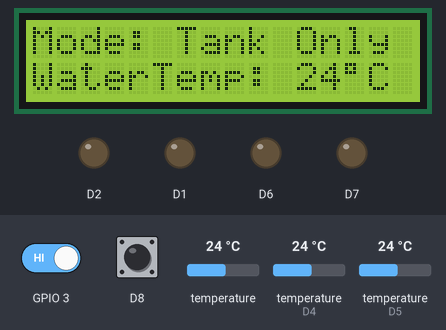
Simulated run of this sketch. Board: ESP8266 (NodeMCU). On the bench: 16×2 character LCD, output pins drawn as LEDs (lit = HIGH). The test bench sets the inputs (shaded band); at power-on: GPIO 3 HIGH, D8 LOW, temperature (sensors on D5, D4) 24 °C, temperature 24 °C.

Above: at 13.3 s.
13.4 s: GPIO 3 driven LOW
At 15.6 s:
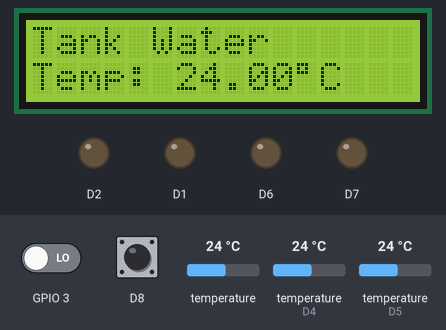
16.1 s: D8 driven HIGH
At 17.6 s:
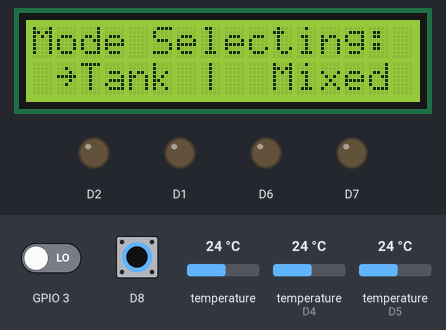
18.8 s: D8 pulsed LOW 2 times (0.12 s each, 0.3 s apart)
At 19.7 s:
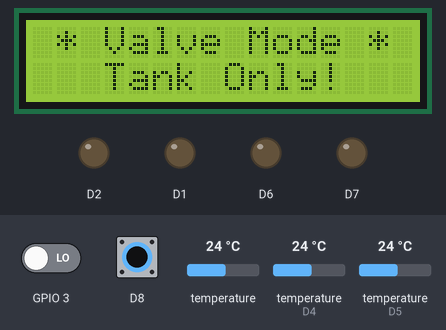
22.5 s: temperature (sensor on D5) set to 12 °C
At 24.4 s:
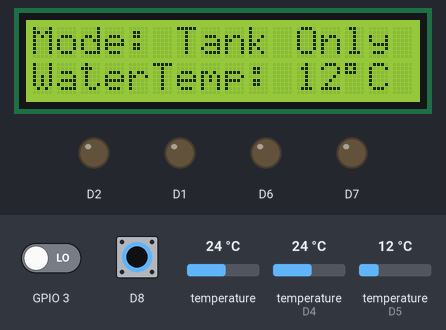
25.2 s: temperature (sensor on D5) set to 19 °C
At 26.3 s:
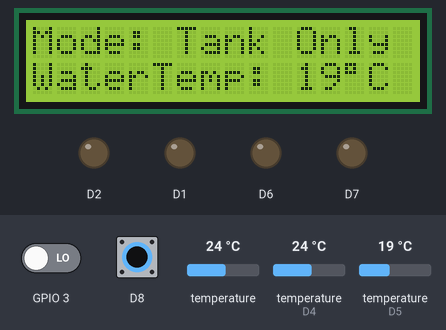
27.9 s: temperature (sensor on D5) set to 28 °C
At 29.4 s:
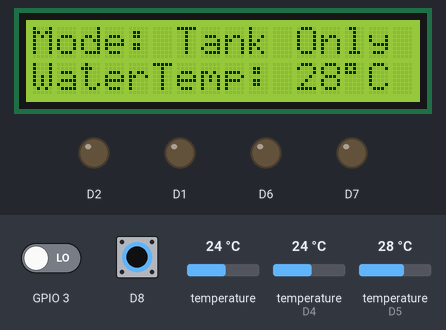
Timing chart, 0 to 30.9 s (numbered marks = the images above; inputs shaded):
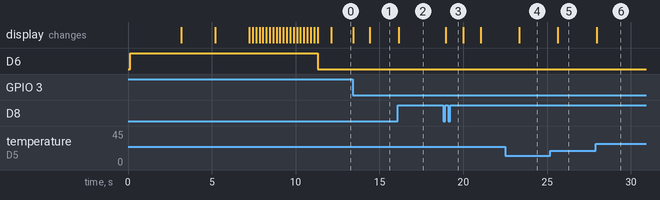

The sketch:

ESP8266_lcd-3temp-2relay.ino
```cpp
#include <Wire.h>
#include <LiquidCrystal_I2C.h>
#include <OneWire.h>
#include <DallasTemperature.h>

#define ONE_WIRE_BUS_1 D3
#define ONE_WIRE_BUS_2 D4
#define ONE_WIRE_BUS_3 D5

int k = 1;
float TankTemp,NormalTemp,OutletTemp;
boolean changeStatus = 0;
boolean vms = 0;
boolean itr_block = 0;
int ValveMode;
boolean Old_ValveMode = 0;
int ValveSwitchTime = 11;
String ModeText = "";
int period = 1000;
int spin_period = 250;
unsigned long time_now = 0;
unsigned long cursor_time;
int loop_count1 = 0;
int loop_count2 = 0;

LiquidCrystal_I2C lcd(0x27, 16, 2);
OneWire oneWire1(ONE_WIRE_BUS_1);
OneWire oneWire2(ONE_WIRE_BUS_2);
OneWire oneWire3(ONE_WIRE_BUS_3);
DallasTemperature sensors_1(&oneWire1);
DallasTemperature sensors_2(&oneWire2);
DallasTemperature sensors_3(&oneWire3);

byte Heart[8] = {
  0b00000,
  0b01010,
  0b11111,
  0b11111,
  0b01110,
  0b00100,
  0b00000,
  0b00000
};

byte BackSlash[8] = {
  0b00000,
  0b10000,
  0b01000,
  0b00100,
  0b00010,
  0b00001,
  0b00000,
  0b00000
};

void Mode_Home(){
  lcd.clear();
  lcd.setCursor(0, 0);
  lcd.print("Mode: ");
  ValveModeCheck();
  lcd.setCursor(6, 0);
  lcd.print(ModeText);
  lcd.setCursor(0, 1);
  lcd.print("WaterTemp: ");
  lcd.setCursor(11, 1);
  lcd.print(int(OutletTemp));
  lcd.setCursor(13, 1);
  lcd.print((char)223);
  lcd.setCursor(14, 1);
  lcd.print("C");
}

void Mode_TankTemp(){
  lcd.clear();
  lcd.setCursor(0, 0);
  lcd.print("Tank Water");
  lcd.setCursor(0, 1);
  lcd.print("Temp: ");
  lcd.setCursor(6, 1);
  lcd.print(TankTemp);
  lcd.setCursor(11, 1);
  lcd.print((char)223);
  lcd.setCursor(12, 1);
  lcd.print("C");
}

void Mode_NormalTemp(){
  lcd.clear();
  lcd.setCursor(0, 0);
  lcd.print("Normal Water");
  lcd.setCursor(0, 1);
  lcd.print("Temp: ");
  lcd.setCursor(6, 1);
  lcd.print(NormalTemp);
  lcd.setCursor(11, 1);
  lcd.print((char)223);
  lcd.setCursor(12, 1);
  lcd.print("C");
}

void Mode_OutletTemp(){
  lcd.clear();
  lcd.setCursor(0, 0);
  lcd.print("Outlet Water");
  lcd.setCursor(0, 1);
  lcd.print("Temp: ");
  lcd.setCursor(6, 1);
  lcd.print(OutletTemp);
  lcd.setCursor(11, 1);
  lcd.print((char)223);
  lcd.setCursor(12, 1);
  lcd.print("C");
}

void ValveModeCheck(){
  if (ValveMode == 0){
    ModeText = "Tank Only";
  }
  else{
    ModeText = "Mixed";
  }
}

void Mode_ModeSelect(){
  if (changeStatus == 1){
    lcd.clear();
    lcd.setCursor(0, 0);
    lcd.print("Mode Selecting:");
    lcd.setCursor(2, 1);
    lcd.print("Tank | ");
    lcd.setCursor(10, 1);
    lcd.print("Mixed ");
    if (ValveMode == 0){
      lcd.setCursor(1, 1);
      lcd.print((char)126);
    }
    else{
      lcd.setCursor(9, 1);
      lcd.print((char)126);
    }
  }
}

void cursor_loop(){
  if (loop_count2 == 0){
    lcd.setCursor(1, 0);
    lcd.print("|");
    lcd.setCursor(14, 0);
    lcd.print("|");
    delay(cursor_time);
  }
  else if (loop_count2 == 1){
    lcd.setCursor(1, 0);
    lcd.print("/");
    lcd.setCursor(14, 0);
    lcd.print("/");
    delay(cursor_time);
  }
  else if (loop_count2 == 2){
    lcd.setCursor(1, 0);
    lcd.print("-");
    lcd.setCursor(14, 0);
    lcd.print("-");
    delay(cursor_time);
  }
  else{
    lcd.setCursor(1, 0);
    lcd.write(byte(1));
    lcd.setCursor(14, 0);
    lcd.write(byte(1));
    delay(cursor_time);
  }
}

void Mode_toChangeValve(){
  lcd.clear();
  if (ValveMode == 0){
    lcd.setCursor(3, 0);
    lcd.print("Tank Only!");
    lcd.setCursor(0, 1);
    lcd.print(" Mode Switching ");
    digitalWrite(D7, LOW);
    digitalWrite(D6, HIGH);
  }
  else{
    lcd.setCursor(5, 0);
    lcd.print("Mixed!");
    lcd.setCursor(0, 1);
    lcd.print(" Mode Switching ");
    digitalWrite(D6, LOW);
    digitalWrite(D7, HIGH);
  }
  cursor_time = spin_period;
  for (loop_count1 = 0; loop_count1 < ValveSwitchTime; loop_count1++){
    for (loop_count2 = 0; loop_count2 < 4; loop_count2++){
      cursor_loop();
    }
  }
  digitalWrite(D6, LOW);
  digitalWrite(D7, LOW);
  lcd.clear();
  lcd.setCursor(0, 0);
  lcd.print(" Mode Switching ");
  lcd.setCursor(1, 1);
  lcd.write(byte(0));
  lcd.setCursor(14, 1);
  lcd.write(byte(0));
  lcd.setCursor(3, 1);
  lcd.print("Completed!");
  delay(period);
  vms = 0;
  k = 1;
  itr_block = 0;
  Mode_Home();
}

void ValveModeNoChanged(){
  lcd.clear();
  lcd.setCursor(1, 0);
  lcd.print("* Valve Mode *");
  lcd.setCursor(1, 1);
  lcd.print("<");
  lcd.setCursor(14, 1);
  lcd.print(">");
  lcd.setCursor(3, 1);
  lcd.print("No Changed");
  delay(period);
  vms = 0;
  k = 1;
  itr_block = 0;
  Mode_Home();
}

void gettemp(){
  sensors_1.requestTemperatures();
  sensors_2.requestTemperatures();
  sensors_3.requestTemperatures();
  TankTemp = sensors_1.getTempCByIndex(0); // Water Tank
  NormalTemp = sensors_2.getTempCByIndex(0); // Normal Water
  OutletTemp = sensors_3.getTempCByIndex(0); // Outlet Water
}

void goto_mode(){
  if (k == 1){
    Mode_Home();
  }
  else if (k == 2){
    Mode_TankTemp();
  }
  else if (k == 3){
    Mode_NormalTemp();
  }
  else{
    Mode_OutletTemp();
  }
}

void cursor_print(){
  if (ValveMode == 0){
    lcd.setCursor(9, 1);
    lcd.print(" ");
    lcd.setCursor(1, 1);
    lcd.print((char)126);
  }
  else{
    lcd.setCursor(1, 1);
    lcd.print(" ");
    lcd.setCursor(9, 1);
    lcd.print((char)126);
  }
}

void ValveMode_print(){
  if (ValveMode == 0){
    lcd.setCursor(1, 1);
    lcd.print((char)155);
    lcd.setCursor(3, 1);
    lcd.print("Tank Only!");
    lcd.setCursor(14, 1);
    lcd.print((char)155);
    time_now = millis();
    delay(period);
  }
  else{
    lcd.setCursor(3, 1);
    lcd.print((char)157);
    lcd.setCursor(5, 1);
    lcd.print("Mixed!");
    lcd.setCursor(12, 1);
    lcd.print((char)157);
    delay(period);
  }
}

void setup()
{
  //Serial.begin(115200);
  lcd.begin();
  lcd.backlight();
  Wire.setClock(10000);
  sensors_1.begin();
  sensors_2.begin();
  sensors_3.begin();
  pinMode(D3,INPUT);
  pinMode(D4,INPUT);
  pinMode(D5,INPUT);
  pinMode(3,INPUT);
  pinMode(D8,INPUT);
  pinMode(D1,OUTPUT);
  pinMode(D2,OUTPUT);
  pinMode(D6,OUTPUT);
  pinMode(D7,OUTPUT);
  digitalWrite(D6, LOW);
  digitalWrite(D7, LOW);
  lcd.createChar(0, Heart);
  lcd.createChar(1, BackSlash);
  lcd.clear();
  digitalWrite(D7, LOW);
  digitalWrite(D6, HIGH);
  lcd.setCursor(1, 0);
  lcd.print("Solar Thermal");
  lcd.setCursor(2, 1);
  lcd.print("Water Heater");
  delay(3000);
  lcd.clear();
  lcd.setCursor(2, 0);
  lcd.print("By: B6112950");
  lcd.setCursor(1, 1);
  lcd.print("Paradorn Raks.");
  delay(2000);
  lcd.clear();
  lcd.setCursor(0, 0);
  lcd.print("To: 61PPL03");
  lcd.setCursor(1, 1);
  lcd.print("Padej Pao-la-or");
  delay(2000);
  lcd.clear();
  lcd.setCursor(4, 0);
  lcd.print("Starting");
  lcd.setCursor(1, 1);
  lcd.print("Please Wait...");
  cursor_time = 200;
  for (loop_count1 = 0; loop_count1 < 5; loop_count1++){
    for (loop_count2 = 0; loop_count2 < 4; loop_count2++){
      cursor_loop();
    }
  }
  lcd.clear();
  digitalWrite(D6, LOW);
  digitalWrite(D7, LOW);
  ValveMode = 0;
  sensors_3.requestTemperatures();
  OutletTemp = sensors_3.getTempCByIndex(0); // Outlet Water
  lcd.clear();
  attachInterrupt(digitalPinToInterrupt(3), modeselect, FALLING);
  attachInterrupt(digitalPinToInterrupt(D8), modechange, RISING);
  Wire.setClock(400000);
  Mode_Home();
}


ICACHE_RAM_ATTR void modechange() {
  if (itr_block == 0){
    static unsigned long last_interrupt_time_modechange = 0;
    unsigned long interrupt_time_modechange = millis();
    if (interrupt_time_modechange - last_interrupt_time_modechange > 300){
      //Serial.println("INTERRUPT_2 TO Mode Screen");
      lcd.clear();
      k = 0;
      changeStatus = !changeStatus;
      if (changeStatus == 0){
        itr_block = 1;
        lcd.clear();
        lcd.setCursor(1, 0);
        lcd.print("* Valve Mode *");
      }
      else{
        if (vms == 0){
          Old_ValveMode = ValveMode;
          vms = 1;
        }
        lcd.clear();
        Mode_ModeSelect();
      }
    }
    last_interrupt_time_modechange = interrupt_time_modechange;
  }
}


ICACHE_RAM_ATTR void modeselect() {
  if (itr_block == 0){
    static unsigned long last_interrupt_time_modeselect = 0;
    unsigned long interrupt_time_modeselect = millis();
    if (interrupt_time_modeselect - last_interrupt_time_modeselect > 250){
      if (k >= 1 && changeStatus == 0){
        //Serial.println("INTERRUPT_1 TO SW Screen k = ");
        k = k+1;
        if (k > 4){
          k = 1;
        }
        //Serial.println(k);
        goto_mode();
      }
      else if (k < 1 && changeStatus == 1){
        //Serial.println("INTERRUPT_1 TO SW Mode");
        ValveMode = !ValveMode;
        cursor_print();
      }
    }
    last_interrupt_time_modeselect = interrupt_time_modeselect;
  }
}

void loop() {
  if (changeStatus == 0){
    if (k < 1){
      lcd.clear();
      lcd.setCursor(1, 0);
      lcd.print("* Valve Mode *");
      ValveMode_print();
      lcd.clear();
      if (ValveMode == Old_ValveMode){
        ValveModeNoChanged();
      }
      else{
        Mode_toChangeValve();
      }
    }
    else{
      gettemp();
      switch (k){
        case 1:
          lcd.setCursor(11, 1);
          lcd.print("     ");
          lcd.setCursor(11, 1);
          lcd.print(int(OutletTemp));
          lcd.setCursor(13, 1);
          lcd.print((char)223);
          lcd.setCursor(14, 1);
          lcd.print("C");
          break;

        case 2:
          lcd.setCursor(6, 1);
          lcd.print("          ");
          lcd.setCursor(6, 1);
          lcd.print(TankTemp);
          lcd.setCursor(11, 1);
          lcd.print((char)223);
          lcd.setCursor(12, 1);
          lcd.print("C");
          break;

        case 3:
          lcd.setCursor(6, 1);
          lcd.print("          ");
          lcd.setCursor(6, 1);
          lcd.print(NormalTemp);
          lcd.setCursor(11, 1);
          lcd.print((char)223);
          lcd.setCursor(12, 1);
          lcd.print("C");
          break;

        case 4:
          lcd.setCursor(6, 1);
          lcd.print("          ");
          lcd.setCursor(6, 1);
          lcd.print(OutletTemp);
          lcd.setCursor(11, 1);
          lcd.print((char)223);
          lcd.setCursor(12, 1);
          lcd.print("C");
          break;
      }
    }
  }
}
```

Measured:
- after the input at 13.4 s, the display: first changes at once (image 1 shows a later state)
- after the input at 16.1 s, the display: changes at once (image 2)
- after the input at 18.8 s, the display: changes after 0.17 s (image 3)
- after the input at 22.5 s, the display: changes after 0.84 s (image 4)
- after the input at 25.2 s, the display: changes after 0.45 s (image 5)
- after the input at 27.9 s, the display: changes after 0.05 s (image 6)
